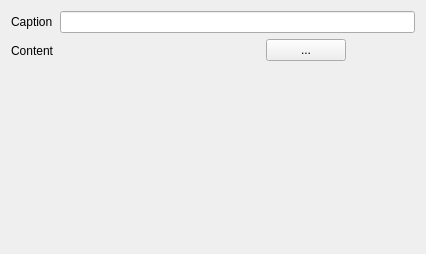
<?xml version="1.0" encoding="UTF-8"?>
<ui version="4.0">
 <class>GGContentEditorWidget</class>
 <widget class="QWidget" name="GGContentEditorWidget">
  <property name="geometry">
   <rect>
    <x>0</x>
    <y>0</y>
    <width>426</width>
    <height>254</height>
   </rect>
  </property>
  <property name="windowTitle">
   <string>Form</string>
  </property>
  <layout class="QFormLayout" name="formLayout">
   <property name="fieldGrowthPolicy">
    <enum>QFormLayout::ExpandingFieldsGrow</enum>
   </property>
   <item row="2" column="0">
    <widget class="QLabel" name="label_2">
     <property name="text">
      <string>Content</string>
     </property>
    </widget>
   </item>
   <item row="2" column="1">
    <layout class="QHBoxLayout" name="horizontalLayout" stretch="0,0,0">
     <item>
      <widget class="QLabel" name="lblPreview">
       <property name="sizePolicy">
        <sizepolicy hsizetype="Fixed" vsizetype="Fixed">
         <horstretch>0</horstretch>
         <verstretch>0</verstretch>
        </sizepolicy>
       </property>
       <property name="minimumSize">
        <size>
         <width>200</width>
         <height>200</height>
        </size>
       </property>
       <property name="frameShape">
        <enum>QFrame::NoFrame</enum>
       </property>
       <property name="text">
        <string/>
       </property>
       <property name="scaledContents">
        <bool>true</bool>
       </property>
      </widget>
     </item>
     <item>
      <layout class="QVBoxLayout" name="verticalLayout">
       <item>
        <widget class="QPushButton" name="btnChange">
         <property name="text">
          <string>...</string>
         </property>
        </widget>
       </item>
       <item>
        <spacer name="verticalSpacer">
         <property name="orientation">
          <enum>Qt::Vertical</enum>
         </property>
         <property name="sizeHint" stdset="0">
          <size>
           <width>20</width>
           <height>40</height>
          </size>
         </property>
        </spacer>
       </item>
      </layout>
     </item>
     <item>
      <spacer name="horizontalSpacer">
       <property name="orientation">
        <enum>Qt::Horizontal</enum>
       </property>
       <property name="sizeHint" stdset="0">
        <size>
         <width>40</width>
         <height>20</height>
        </size>
       </property>
      </spacer>
     </item>
    </layout>
   </item>
   <item row="1" column="1">
    <widget class="QLineEdit" name="txtCaption"/>
   </item>
   <item row="1" column="0">
    <widget class="QLabel" name="label">
     <property name="text">
      <string>Caption</string>
     </property>
    </widget>
   </item>
  </layout>
 </widget>
 <resources/>
 <connections/>
</ui>
